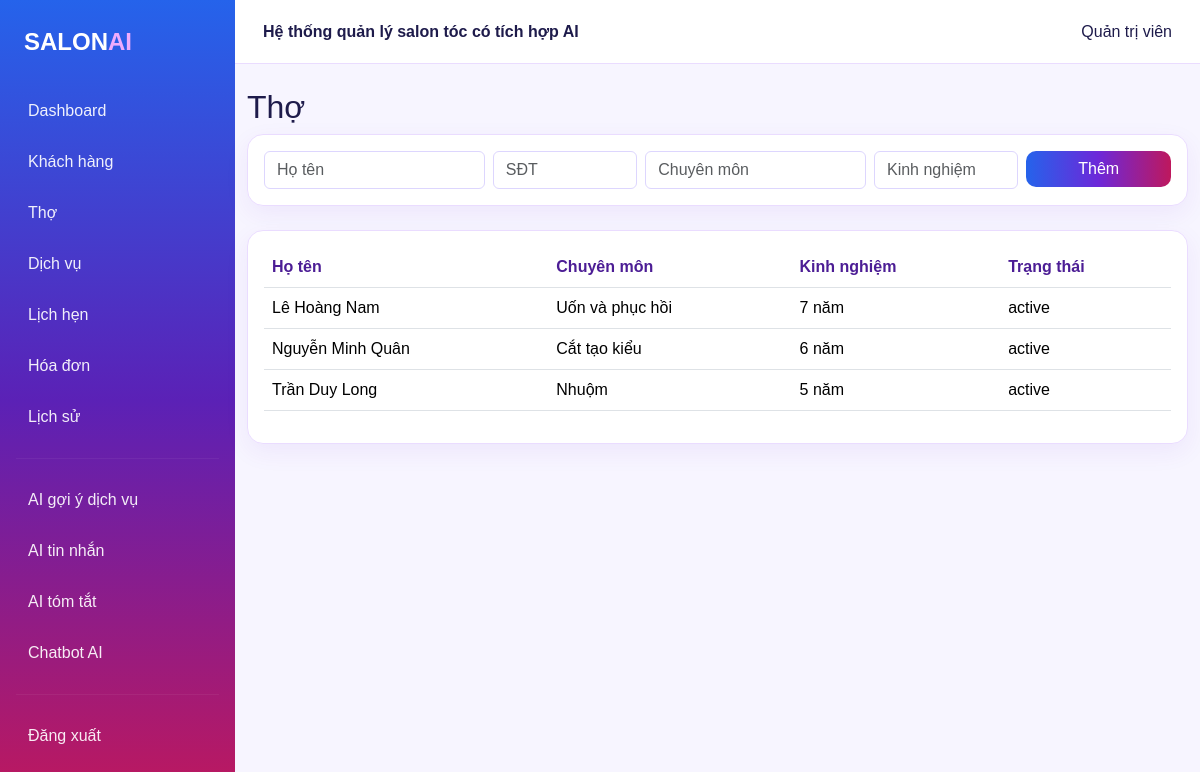
/barbers (signed in), run on the app's committed database.
### tables this page shows
CREATE TABLE users (
            id INTEGER PRIMARY KEY AUTOINCREMENT,
            username TEXT UNIQUE NOT NULL,
            password_hash TEXT NOT NULL,
            full_name TEXT NOT NULL,
            role TEXT NOT NULL DEFAULT 'receptionist',
            created_at TEXT DEFAULT CURRENT_TIMESTAMP
        );

CREATE TABLE barbers (
            id INTEGER PRIMARY KEY AUTOINCREMENT,
            full_name TEXT NOT NULL,
            phone TEXT,
            specialty TEXT,
            experience TEXT,
            status TEXT DEFAULT 'active',
            created_at TEXT DEFAULT CURRENT_TIMESTAMP
        );

### app.py (the view)
@app.route("/barbers")
@roles_required("admin", "receptionist")
def barbers():
    return render_template("barbers.html", barbers=database.list_barbers())

### app.py (called while the page is built)
def roles_required(*roles):
    def decorator(view):
        @wraps(view)
        def wrapper(*args, **kwargs):
            if "user_id" not in session:
                return redirect(url_for("login", next=request.path))
            if session.get("role") not in roles:
                flash("Bạn không có quyền thực hiện thao tác này.", "danger")
                return redirect(url_for("dashboard"))
            return view(*args, **kwargs)
        return wrapper
    return decorator

def is_admin():
    return session.get("role") == "admin"

def is_receptionist():
    return session.get("role") == "receptionist"

def is_barber():
    return session.get("role") == "barber"

@app.context_processor
def inject_globals():
    return {
        "current_user": database.get_user(session["user_id"]) if session.get("user_id") else None,
        "is_admin": is_admin(),
        "is_receptionist": is_receptionist(),
        "is_barber": is_barber(),
        "now": datetime.now(),
    }

### database.py (called while the page is built)
def get_db_connection():
    conn = sqlite3.connect(DB_PATH)
    conn.row_factory = sqlite3.Row
    conn.execute("PRAGMA foreign_keys = ON")
    return conn

def get_user(user_id):
    conn = get_db_connection()
    row = conn.execute("SELECT * FROM users WHERE id=?", (user_id,)).fetchone()
    conn.close()
    return dict(row) if row else None

def list_barbers():
    conn = get_db_connection(); rows = conn.execute("SELECT * FROM barbers ORDER BY full_name").fetchall(); conn.close(); return [dict(r) for r in rows]

### templates/barbers.html
{% extends 'base.html' %}
{% block content %}
<h2>Thợ</h2>
{% if is_admin %}
  <form class="card p-3 mb-4" method="post">
    <div class="row g-2">
      <div class="col-md-3">
        <input name="full_name" class="form-control" placeholder="Họ tên" required>
      </div>
      <div class="col-md-2">
        <input name="phone" class="form-control" placeholder="SĐT">
      </div>
      <div class="col-md-3">
        <input name="specialty" class="form-control" placeholder="Chuyên môn">
      </div>
      <div class="col-md-2">
        <input name="experience" class="form-control" placeholder="Kinh nghiệm">
      </div>
      <div class="col-md-2">
        <button class="btn btn-primary w-100">Thêm</button>
      </div>
    </div>
  </form>
{% endif %}
<div class="card p-3">
  <table class="table">
    <thead>
      <tr>
        <th>Họ tên</th>
        <th>Chuyên môn</th>
        <th>Kinh nghiệm</th>
        <th>Trạng thái</th>
      </tr>
    </thead>
    <tbody>
      {% for b in barbers %}
        <tr>
          <td>{{ b.full_name }}</td>
          <td>{{ b.specialty }}</td>
          <td>{{ b.experience }}</td>
          <td>{{ b.status }}</td>
        </tr>
      {% endfor %}
    </tbody>
  </table>
</div>
{% endblock %}

### templates/base.html (shortened to what this page needs)
<!doctype html>
<html lang="vi">
<head>
  <link href="https://cdn.jsdelivr.net/npm/bootstrap@5.3.3/dist/css/bootstrap.min.css" rel="stylesheet">
  <link rel="stylesheet" href="{{ url_for('static', filename='css/style.css') }}">
</head>
<body>
<div class="layout">
  <aside class="sidebar">
    <div class="brand">SALON<span>AI</span></div>
    <a href="{{ url_for('dashboard') }}">Dashboard</a>
    <a href="{{ url_for('customers') }}">Khách hàng</a>
    {% if is_admin or is_receptionist %}<a href="{{ url_for('barbers') }}">Thợ</a>{% endif %}
    <a href="{{ url_for('services') }}">Dịch vụ</a>
    <a href="{{ url_for('appointments') }}">Lịch hẹn</a>
    {% if is_admin or is_receptionist %}<a href="{{ url_for('invoices') }}">Hóa đơn</a>{% endif %}
    <a href="{{ url_for('history') }}">Lịch sử</a>
    <hr>
    <a href="{{ url_for('ai_recommendation_page') }}">AI gợi ý dịch vụ</a>
    <a href="{{ url_for('ai_message_page') }}">AI tin nhắn</a>
    <a href="{{ url_for('ai_summary_page') }}">AI tóm tắt</a>
    <a href="{{ url_for('chat_page') }}">Chatbot AI</a>
    <hr>
    <a href="{{ url_for('logout') }}">Đăng xuất</a>
  </aside>
  <main class="main">
    <header class="topbar"><div><strong>Hệ thống quản lý salon tóc có tích hợp AI</strong></div><div>{{ current_user.full_name if current_user else '' }}</div></header>
    <div class="container-fluid py-4">
      {% block content %}{% endblock %}
    </div>
  </main>
</div>
</body>
</html>

### static/css/style.css (style rules this page uses)
* { box-sizing: border-box; }
body { margin: 0; background: #f7f5ff; color: #1e1b4b; font-family: Arial, sans-serif; }
.layout { display: flex; min-height: 100vh; }
.sidebar { width: 235px; min-height: 100vh; position: fixed; left: 0; top: 0; padding: 24px 16px; color: #fff; background: linear-gradient( 180deg, #2563eb 0%, #5b21b6 50%, #be185d 100% ); }
.sidebar .brand { font-size: 24px; font-weight: 800; margin-bottom: 28px; padding: 0 8px; }
.sidebar .brand span { color: #f0abfc; }
.sidebar a { display: block; padding: 11px 12px; margin-bottom: 5px; border-radius: 10px; color: rgba(255, 255, 255, 0.92); text-decoration: none; transition: 0.2s; }
.sidebar hr { margin: 18px 0; border: 0; border-top: 1px solid rgba(255,255,255,0.2); }
.main { width: calc(100% - 235px); margin-left: 235px; min-height: 100vh; }
.topbar { height: 64px; padding: 0 28px; display: flex; align-items: center; justify-content: space-between; background: #fff; border-bottom: 1px solid #eadcff; }
.card { background: #fff; border: 1px solid #eadcff; border-radius: 16px; box-shadow: 0 8px 25px rgba(109, 40, 217, 0.07); }
.btn-primary { border: 0; color: #fff; background: linear-gradient( 90deg, #2563eb, #6d28d9, #be185d ); border-radius: 10px; transition: 0.2s; }
a { color: #6d28d9; }
.table { vertical-align: middle; }
.table thead { background: #f3e8ff; }
.table th { color: #4c1d95; }
input, select, textarea { border-color: #ddd6fe !important; }

### data on the page
users: full_name "Quản trị viên"
barbers: full_name "Lê Hoàng Nam", specialty "Uốn và phục hồi", experience "7 năm", status "active"
barbers: full_name "Nguyễn Minh Quân", specialty "Cắt tạo kiểu", experience "6 năm", status "active"
barbers: full_name "Trần Duy Long", specialty "Nhuộm", experience "5 năm", status "active"
